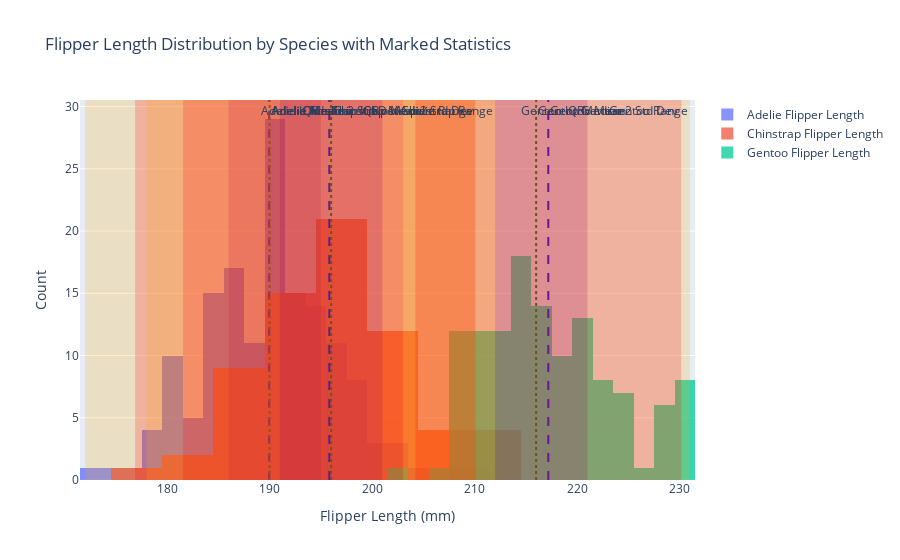

Notebook code for this chart:
### Markdown cell above
#### 2. Transition your ChatBot session from the previous problem to repeat the previous problem, but this time using _seaborn_ **kernel density estimation** (KDE) plots to produce the desired figures organized in row of three plots<br>

<details class="details-example"><summary style="color:blue"><u>Further Guidance</u></summary>
    
**Time Management Warning**: it takes a long time to make a figure, whether you're working with a ChatBot, or building it from scratch based on trial and error changes with your code. ChatBots remove the need to understand the detailed nuances of data visualization library arguments and construction procedures. But after you've passed the 30 minute range of effort working with your ChatBot for this problem to try to get what you want, then your only options are to start a new session and hope for a smoother experience based on improved clarity of your directions, or submit what you have along with a brief note highlighting the duration in your chatlog history where your efforts to make progress did not produce the desired outcome.
    
> The `seaborn` library extends `matplotlib` so [_ax.axhspan(...)_](https://matplotlib.org/stable/gallery/subplots_axes_and_figures/axhspan_demo.html#sphx-glr-gallery-subplots-axes-and-figures-axhspan-demo-py) or [_ax.fill_between(...)_](https://matplotlib.org/stable/gallery/lines_bars_and_markers/span_regions.html) from `matplotlib` could be combined with the [_seaborn_ KDE plot](https://seaborn.pydata.org/generated/seaborn.kdeplot.html)... this might be something to share with your ChatBot if it [tries to keep using _plotly_ or a KDE function rather than a _plotly_](https://github.com/pointOfive/stat130chat130/blob/main/CHATLOG/wk3/GPT/SLS/00001_gpt3p5_plotlyseaborn_plotting.md) plotting functionality...
> 
> - _When using a ChatBot, if the code provided by your ChatBot results in an error, show the error to your ChatBot and iterate this process with the adjusted "fixed" code provided by the ChatBot... this process usually converges some something workable that's pretty close to what you were going for_
> - _**Also consider the ways that you might be able to split up the instructions for the ChatBot into multiple steps, creating a sequence of additional directions and extensions along the way as you mold the figure more and more into a form increasingly matching your desired output.**_
> - And don't forget, a ChatBot can explain what how code it provides works, if you ask it to...
> 
> The technical details of the following are beyond the scope of STA130, but if you were interested, you could very briefly examine the [_seaborn_ themes](https://seaborn.pydata.org/tutorial/aesthetics.html) based on `sns.set_style()` and `sns.set_theme()` and [_colors_](https://seaborn.pydata.org/tutorial/color_palettes.html) based on the `palette` parameter, e.g.,
> 
> ```python
> sns.set_style("whitegrid") # sns.set_style("dark")
> # `sns.set_palette()` exists but functions often access and set that directly
> sns.boxplot(..., hue='column', palette="colorblind") 
> ```    
> 
> and then attempt to interact with the ChatBot to change the coloring of the figure to something that you like and looks more clear to you... 

</details>

### Code cell
import pandas as pd
import plotly.graph_objects as go

# Load the penguins dataset
penguins = pd.read_csv("https://raw.githubusercontent.com/mwaskom/seaborn-data/master/penguins.csv")

# Group by species and calculate statistics
species_stats = penguins.groupby('species').agg(
    mean_flipper_length=('flipper_length_mm', 'mean'),
    median_flipper_length=('flipper_length_mm', 'median'),
    std_flipper_length=('flipper_length_mm', 'std'),
    min_flipper_length=('flipper_length_mm', 'min'),
    max_flipper_length=('flipper_length_mm', 'max'),
    q1_flipper_length=('flipper_length_mm', lambda x: x.quantile(0.25)),
    q3_flipper_length=('flipper_length_mm', lambda x: x.quantile(0.75))
).reset_index()

# Create the plot
fig = go.Figure()

for species in species_stats['species']:
    species_data = penguins[penguins['species'] == species]['flipper_length_mm'].dropna()
    
    # Add histogram for the species
    fig.add_trace(go.Histogram(x=species_data, name=f'{species} Flipper Length', opacity=0.75))

    # Get statistics for the species
    stats = species_stats[species_stats['species'] == species].iloc[0]
    mean = stats['mean_flipper_length']
    median = stats['median_flipper_length']
    std = stats['std_flipper_length']
    min_value = stats['min_flipper_length']
    max_value = stats['max_flipper_length']
    q1 = stats['q1_flipper_length']
    q3 = stats['q3_flipper_length']
    
    # Add vertical lines for mean and median
    fig.add_vline(x=mean, line=dict(color='blue', dash='dash'), annotation_text=f'{species} Mean', annotation_position="top right")
    fig.add_vline(x=median, line=dict(color='green', dash='dot'), annotation_text=f'{species} Median', annotation_position="top right")

    # Add rectangles for ranges
    # 1. Full range (min to max)
    fig.add_vrect(x0=min_value, x1=max_value, fillcolor="orange", opacity=0.2, line_width=0, annotation_text=f'{species} Range')
    
    # 2. Interquartile range (Q1 to Q3)
    fig.add_vrect(x0=q1, x1=q3, fillcolor="purple", opacity=0.2, line_width=0, annotation_text=f'{species} IQR')

    # 3. Range within two standard deviations from the mean
    fig.add_vrect(x0=mean - 2 * std, x1=mean + 2 * std, fillcolor="red", opacity=0.2, line_width=0, annotation_text=f'{species} 2 Std Dev')

# Update layout
fig.update_layout(barmode='overlay', title='Flipper Length Distribution by Species with Marked Statistics', xaxis_title='Flipper Length (mm)', yaxis_title='Count')

# Display the figure
fig.show()

### Figure 1 — Plotly figure (JSON) as saved in the notebook; plotly's stock layout.template omitted (floating-point values rounded to 4 significant figures; data arrays with more than 128 entries replaced by an {"elided": "..."} marker saying what was removed)
{"data": [{"name": "Adelie Flipper Length", "opacity": 0.75, "type": "histogram", "x": {"elided": "151 int values"}}, {"name": "Chinstrap Flipper Length", "opacity": 0.75, "type": "histogram", "x": [192, 196, 193, 188, 197, 198, 178, 197, 195, 198, 193, 194, 185, 201, 190, 201, 197, 181, 190, 195, 181, 191, 187, 193, 195, 197, 200, 200, 191, 205, 187, 201, 187, 203, 195, 199, 195, 210, 192, 205, 210, 187, 196, 196, 196, 201, 190, 212, 187, 198, 199, 201, 193, 203, 187, 197, 191, 203, 202, 194, 206, 189, 195, 207, 202, 193, 210, 198]}, {"name": "Gentoo Flipper Length", "opacity": 0.75, "type": "histogram", "x": [211, 230, 210, 218, 215, 210, 211, 219, 209, 215, 214, 216, 214, 213, 210, 217, 210, 221, 209, 222, 218, 215, 213, 215, 215, 215, 216, 215, 210, 220, 222, 209, 207, 230, 220, 220, 213, 219, 208, 208, 208, 225, 210, 216, 222, 217, 210, 225, 213, 215, 210, 220, 210, 225, 217, 220, 208, 220, 208, 224, 208, 221, 214, 231, 219, 230, 214, 229, 220, 223, 216, 221, 221, 217, 216, 230, 209, 220, 215, 223, 212, 221, 212, 224, 212, 228, 218, 218, 212, 230, 218, 228, 212, 224, 214, 226, 216, 222, 203, 225, 219, 228, 215, 228, 216, 215, 210, 219, 208, 209, 216, 229, 213, 230, 217, 230, 217, 222, 214, 215, 222, 212, 213]}], "layout": {"annotations": [{"showarrow": false, "text": "Adelie Mean", "x": 190.0, "xanchor": "left", "xref": "x", "y": 1, "yanchor": "top", "yref": "y domain"}, {"showarrow": false, "text": "Adelie Median", "x": 190, "xanchor": "left", "xref": "x", "y": 1, "yanchor": "top", "yref": "y domain"}, {"showarrow": false, "text": "Adelie Range", "x": 210, "xanchor": "right", "xref": "x", "y": 1, "yanchor": "top", "yref": "y domain"}, {"showarrow": false, "text": "Adelie IQR", "x": 195, "xanchor": "right", "xref": "x", "y": 1, "yanchor": "top", "yref": "y domain"}, {"showarrow": false, "text": "Adelie 2 Std Dev", "x": 203.0, "xanchor": "right", "xref": "x", "y": 1, "yanchor": "top", "yref": "y domain"}, {"showarrow": false, "text": "Chinstrap Mean", "x": 195.8, "xanchor": "left", "xref": "x", "y": 1, "yanchor": "top", "yref": "y domain"}, {"showarrow": false, "text": "Chinstrap Median", "x": 196, "xanchor": "left", "xref": "x", "y": 1, "yanchor": "top", "yref": "y domain"}, {"showarrow": false, "text": "Chinstrap Range", "x": 212, "xanchor": "right", "xref": "x", "y": 1, "yanchor": "top", "yref": "y domain"}, {"showarrow": false, "text": "Chinstrap IQR", "x": 201, "xanchor": "right", "xref": "x", "y": 1, "yanchor": "top", "yref": "y domain"}, {"showarrow": false, "text": "Chinstrap 2 Std Dev", "x": 210.1, "xanchor": "right", "xref": "x", "y": 1, "yanchor": "top", "yref": "y domain"}, {"showarrow": false, "text": "Gentoo Mean", "x": 217.2, "xanchor": "left", "xref": "x", "y": 1, "yanchor": "top", "yref": "y domain"}, {"showarrow": false, "text": "Gentoo Median", "x": 216, "xanchor": "left", "xref": "x", "y": 1, "yanchor": "top", "yref": "y domain"}, {"showarrow": false, "text": "Gentoo Range", "x": 231, "xanchor": "right", "xref": "x", "y": 1, "yanchor": "top", "yref": "y domain"}, {"showarrow": false, "text": "Gentoo IQR", "x": 221, "xanchor": "right", "xref": "x", "y": 1, "yanchor": "top", "yref": "y domain"}, {"showarrow": false, "text": "Gentoo 2 Std Dev", "x": 230.2, "xanchor": "right", "xref": "x", "y": 1, "yanchor": "top", "yref": "y domain"}], "barmode": "overlay", "shapes": [{"line": {"color": "blue", "dash": "dash"}, "type": "line", "x0": 190.0, "x1": 190.0, "xref": "x", "y0": 0, "y1": 1, "yref": "y domain"}, {"line": {"color": "green", "dash": "dot"}, "type": "line", "x0": 190, "x1": 190, "xref": "x", "y0": 0, "y1": 1, "yref": "y domain"}, {"fillcolor": "orange", "line": {"width": 0}, "opacity": 0.2, "type": "rect", "x0": 172, "x1": 210, "xref": "x", "y0": 0, "y1": 1, "yref": "y domain"}, {"fillcolor": "purple", "line": {"width": 0}, "opacity": 0.2, "type": "rect", "x0": 186, "x1": 195, "xref": "x", "y0": 0, "y1": 1, "yref": "y domain"}, {"fillcolor": "red", "line": {"width": 0}, "opacity": 0.2, "type": "rect", "x0": 176.9, "x1": 203.0, "xref": "x", "y0": 0, "y1": 1, "yref": "y domain"}, {"line": {"color": "blue", "dash": "dash"}, "type": "line", "x0": 195.8, "x1": 195.8, "xref": "x", "y0": 0, "y1": 1, "yref": "y domain"}, {"line": {"color": "green", "dash": "dot"}, "type": "line", "x0": 196, "x1": 196, "xref": "x", "y0": 0, "y1": 1, "yref": "y domain"}, {"fillcolor": "orange", "line": {"width": 0}, "opacity": 0.2, "type": "rect", "x0": 178, "x1": 212, "xref": "x", "y0": 0, "y1": 1, "yref": "y domain"}, {"fillcolor": "purple", "line": {"width": 0}, "opacity": 0.2, "type": "rect", "x0": 191, "x1": 201, "xref": "x", "y0": 0, "y1": 1, "yref": "y domain"}, {"fillcolor": "red", "line": {"width": 0}, "opacity": 0.2, "type": "rect", "x0": 181.6, "x1": 210.1, "xref": "x", "y0": 0, "y1": 1, "yref": "y domain"}, {"line": {"color": "blue", "dash": "dash"}, "type": "line", "x0": 217.2, "x1": 217.2, "xref": "x", "y0": 0, "y1": 1, "yref": "y domain"}, {"line": {"color": "green", "dash": "dot"}, "type": "line", "x0": 216, "x1": 216, "xref": "x", "y0": 0, "y1": 1, "yref": "y domain"}, {"fillcolor": "orange", "line": {"width": 0}, "opacity": 0.2, "type": "rect", "x0": 203, "x1": 231, "xref": "x", "y0": 0, "y1": 1, "yref": "y domain"}, {"fillcolor": "purple", "line": {"width": 0}, "opacity": 0.2, "type": "rect", "x0": 212, "x1": 221, "xref": "x", "y0": 0, "y1": 1, "yref": "y domain"}, {"fillcolor": "red", "line": {"width": 0}, "opacity": 0.2, "type": "rect", "x0": 204.2, "x1": 230.2, "xref": "x", "y0": 0, "y1": 1, "yref": "y domain"}], "title": {"text": "Flipper Length Distribution by Species with Marked Statistics"}, "xaxis": {"title": {"text": "Flipper Length (mm)"}}, "yaxis": {"title": {"text": "Count"}}}}
